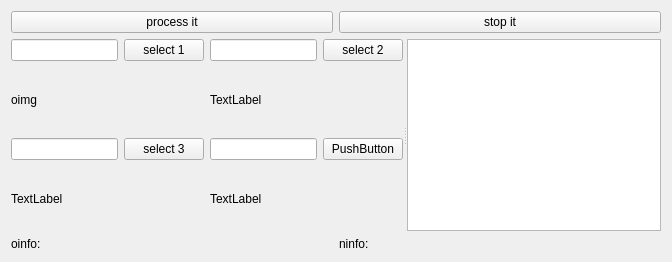
      <widget class="QWidget" name="tab_16">
       <attribute name="title">
        <string>comphist</string>
       </attribute>
       <layout class="QVBoxLayout" name="verticalLayout_19">
        <item>
         <layout class="QHBoxLayout" name="horizontalLayout_87">
          <item>
           <widget class="QPushButton" name="pushButton_85">
            <property name="text">
             <string>process it</string>
            </property>
           </widget>
          </item>
          <item>
           <widget class="QPushButton" name="pushButton_86">
            <property name="text">
             <string>stop it</string>
            </property>
           </widget>
          </item>
         </layout>
        </item>
        <item>
         <widget class="QSplitter" name="splitter_7">
          <property name="sizePolicy">
           <sizepolicy hsizetype="Expanding" vsizetype="Expanding">
            <horstretch>0</horstretch>
            <verstretch>0</verstretch>
           </sizepolicy>
          </property>
          <property name="orientation">
           <enum>Qt::Horizontal</enum>
          </property>
          <widget class="QWidget" name="layoutWidget_1">
           <layout class="QGridLayout" name="gridLayout_6">
            <item row="0" column="0">
             <layout class="QHBoxLayout" name="horizontalLayout_23">
              <item>
               <widget class="QLineEdit" name="lineEdit_11"/>
              </item>
              <item>
               <widget class="QPushButton" name="pushButton_21">
                <property name="text">
                 <string>select 1</string>
                </property>
               </widget>
              </item>
             </layout>
            </item>
            <item row="0" column="1">
             <layout class="QHBoxLayout" name="horizontalLayout_22">
              <item>
               <widget class="QLineEdit" name="lineEdit_12"/>
              </item>
              <item>
               <widget class="QPushButton" name="pushButton_22">
                <property name="text">
                 <string>select 2</string>
                </property>
               </widget>
              </item>
             </layout>
            </item>
            <item row="1" column="0">
             <widget class="QLabel" name="label_119">
              <property name="sizePolicy">
               <sizepolicy hsizetype="Preferred" vsizetype="Expanding">
                <horstretch>0</horstretch>
                <verstretch>0</verstretch>
               </sizepolicy>
              </property>
              <property name="text">
               <string>oimg</string>
              </property>
             </widget>
            </item>
            <item row="1" column="1">
             <widget class="QLabel" name="label_33">
              <property name="sizePolicy">
               <sizepolicy hsizetype="Preferred" vsizetype="Expanding">
                <horstretch>0</horstretch>
                <verstretch>0</verstretch>
               </sizepolicy>
              </property>
              <property name="text">
               <string>TextLabel</string>
              </property>
             </widget>
            </item>
            <item row="2" column="0">
             <layout class="QHBoxLayout" name="horizontalLayout_24">
              <item>
               <widget class="QLineEdit" name="lineEdit_15"/>
              </item>
              <item>
               <widget class="QPushButton" name="pushButton_23">
                <property name="text">
                 <string>select 3</string>
                </property>
               </widget>
              </item>
             </layout>
            </item>
            <item row="2" column="1">
             <layout class="QHBoxLayout" name="horizontalLayout_19">
              <item>
               <widget class="QLineEdit" name="lineEdit_16"/>
              </item>
              <item>
               <widget class="QPushButton" name="pushButton_24">
                <property name="text">
                 <string>PushButton</string>
                </property>
               </widget>
              </item>
             </layout>
            </item>
            <item row="3" column="0">
             <widget class="QLabel" name="label_34">
              <property name="sizePolicy">
               <sizepolicy hsizetype="Preferred" vsizetype="Expanding">
                <horstretch>0</horstretch>
                <verstretch>0</verstretch>
               </sizepolicy>
              </property>
              <property name="text">
               <string>TextLabel</string>
              </property>
             </widget>
            </item>
            <item row="3" column="1">
             <widget class="QLabel" name="label_35">
              <property name="sizePolicy">
               <sizepolicy hsizetype="Preferred" vsizetype="Expanding">
                <horstretch>0</horstretch>
                <verstretch>0</verstretch>
               </sizepolicy>
              </property>
              <property name="text">
               <string>TextLabel</string>
              </property>
             </widget>
            </item>
           </layout>
          </widget>
          <widget class="QWidget" name="layoutWidget_30">
           <layout class="QGridLayout" name="gridLayout_22">
            <item row="0" column="0">
             <widget class="QTextEdit" name="textEdit"/>
            </item>
           </layout>
          </widget>
         </widget>
        </item>
        <item>
         <layout class="QHBoxLayout" name="horizontalLayout_90">
          <item>
           <widget class="QLabel" name="label_121">
            <property name="sizePolicy">
             <sizepolicy hsizetype="Preferred" vsizetype="Minimum">
              <horstretch>0</horstretch>
              <verstretch>0</verstretch>
             </sizepolicy>
            </property>
            <property name="maximumSize">
             <size>
              <width>16777215</width>
              <height>32</height>
             </size>
            </property>
            <property name="text">
             <string>oinfo:</string>
            </property>
           </widget>
          </item>
          <item>
           <widget class="QLabel" name="label_122">
            <property name="sizePolicy">
             <sizepolicy hsizetype="Preferred" vsizetype="Minimum">
              <horstretch>0</horstretch>
              <verstretch>0</verstretch>
             </sizepolicy>
            </property>
            <property name="maximumSize">
             <size>
              <width>16777215</width>
              <height>32</height>
             </size>
            </property>
            <property name="text">
             <string>ninfo:</string>
            </property>
           </widget>
          </item>
         </layout>
        </item>
       </layout>
      </widget>
